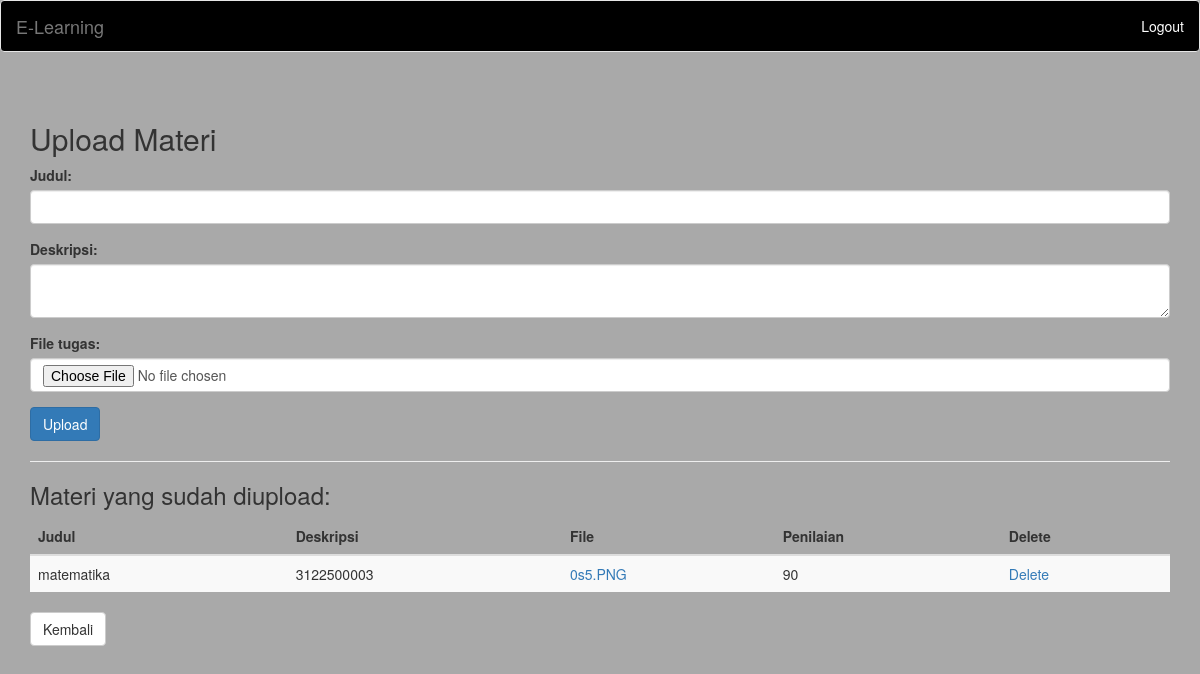
Screenshot of /pengumpulan_mhs.php (signed in) with the database file from the repository.
### tables this page shows
CREATE TABLE `tugas` (
  `id` int(11) NOT NULL,
  `judul` varchar(100) NOT NULL,
  `deskripsi` varchar(255) NOT NULL,
  `upload_tugas` varchar(100) NOT NULL,
  `penilaian` int(100) NOT NULL
);

### pengumpulan_mhs.php (the view, shortened to what this page needs)
<?php
include 'koneksi.php';
$query = "SELECT * FROM tugas";
$result = mysqli_query($koneksi, $query);
$materi = mysqli_fetch_all($result, MYSQLI_ASSOC);
?>
<!DOCTYPE html>
<html>
<head>
    <link rel="stylesheet" href="https://maxcdn.bootstrapcdn.com/bootstrap/3.4.1/css/bootstrap.min.css">
</head>
<body>
    <nav class="navbar navbar-default">
        <div class="container-fluid">
            <div class="navbar-header">
                <a class="navbar-brand" href="#">E-Learning</a>
            </div>
            <ul class="nav navbar-nav navbar-right">
                <li><a href="logout.php">Logout</a></li>
            </ul>
        </div>
    </nav>
    <div class="container">
        <h2>Upload Materi</h2>
        <form method="POST" enctype="multipart/form-data">
            <div class="form-group">
                <label for="judul">Judul:</label>
                <input type="text" name="judul" id="judul" class="form-control">
            </div>
            <div class="form-group">
                <label for="deskripsi">Deskripsi:</label>
                <textarea name="deskripsi" id="deskripsi" class="form-control"></textarea>
            </div>
            <div class="form-group">
                <label for="tugas">File tugas:</label>
                <input type="file" name="tugas" id="tugas" class="form-control">
            </div>
            <button type="submit" name="proses" class="btn btn-primary">Upload</button>
        </form>
        <hr>
        <h3>Materi yang sudah diupload:</h3>
        <table class="table table-striped">
            <thead>
                <tr>
                    <th>Judul</th>
                    <th>Deskripsi</th>
                    <th>File</th>
                    <th>Penilaian</th>
                    <th>Delete</th>
                </tr>
            </thead>
            <tbody>
                <?php foreach ($materi as $item) : ?>
                    <tr>
                        <td><?php echo $item['judul']; ?></td>
                        <td><?php echo $item['deskripsi']; ?></td>
                        <td><a href="file/<?php echo $item['upload_tugas']; ?>"><?php echo $item['upload_tugas']; ?></a></td>
                        <td><?php echo $item['penilaian']; ?></td>
                        <td><a href="pengumpulan_mhs.php?delete_id=<?php echo $item['id']; ?>" onclick="return confirm('Apakah Anda yakin ingin menghapus tugas ini?')">Delete</a></td>
                    </tr>
                <?php endforeach; ?>
            </tbody>
        </table>
        <a href="mahasiswa.php" class="btn btn-default">Kembali</a>
    </div>
</body>
</html>

### pengumpulan_mhs.php (style rules this page uses)
body { background-color: darkgrey; }
.navbar { background-color: #000; color: #fff; }
.navbar-brand { color: #fff; }
.navbar-nav li a { color: #fff !important; }
.container { margin-top: 50px; }

### rows the page displays
tugas: judul "matematika", deskripsi "3122500003", upload_tugas "0s5.PNG", penilaian "90"
